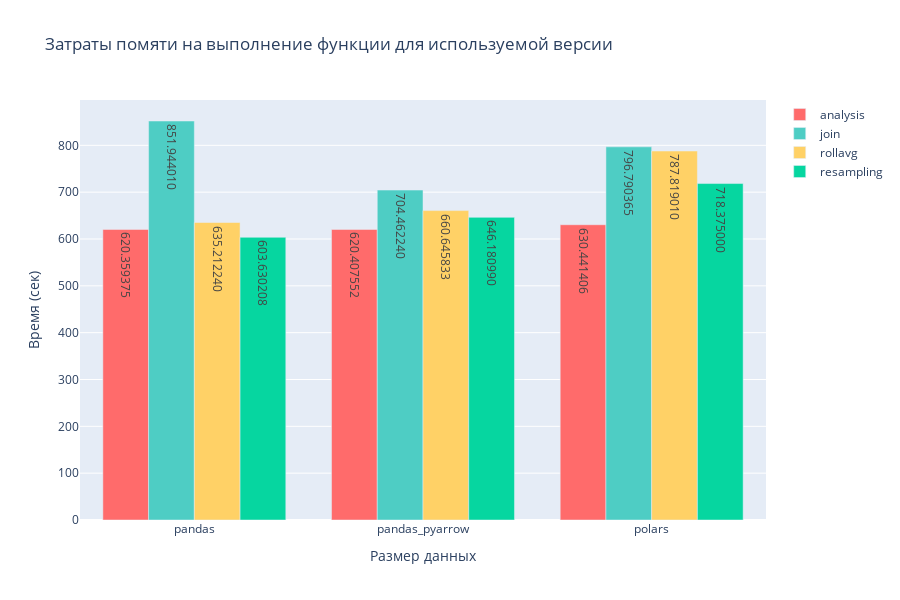

Notebook code for this chart:
### Code cell
# Создаем график памяти на выполнение
fig_time = go.Figure()

# Цвета для функций
colors = {
    'analysis': '#FF6B6B',
    'join': '#4ECDC4',
    'rollavg': '#FFD166',
    'resampling': '#06D6A0',
}

# Добавляем trace для каждой функции
for func in benchmark_pandas_pyarrow_polars_df['operation'].unique():
    func_data = benchmark_pandas_pyarrow_polars_df[benchmark_pandas_pyarrow_polars_df['operation'] == func]
    fig_time.add_trace(go.Bar(
        name=func,
        x=func_data['version'],
        y=func_data['avg_memory'],
        marker_color=colors.get(func, 'gray'),
        text=[f'{t:.6f}' for t in func_data['avg_memory']],
        textposition='auto',
    ))

fig_time.update_layout(
    title='Затраты помяти на выполнение функции для используемой версии',
    xaxis_title='Размер данных',
    yaxis_title='Время (сек)',
    barmode='group',
    height=600,
    showlegend=True
)

fig_time.show()

### Figure 1 — Plotly figure (JSON) as saved in the notebook; plotly's stock layout.template omitted (floating-point values rounded to 4 significant figures)
{"data": [{"marker": {"color": "#FF6B6B"}, "name": "analysis", "text": ["620.359375", "620.407552", "630.441406"], "textposition": "auto", "type": "bar", "x": ["pandas", "pandas_pyarrow", "polars"], "y": [620.4, 620.4, 630.4]}, {"marker": {"color": "#4ECDC4"}, "name": "join", "text": ["851.944010", "704.462240", "796.790365"], "textposition": "auto", "type": "bar", "x": ["pandas", "pandas_pyarrow", "polars"], "y": [851.9, 704.5, 796.8]}, {"marker": {"color": "#FFD166"}, "name": "rollavg", "text": ["635.212240", "660.645833", "787.819010"], "textposition": "auto", "type": "bar", "x": ["pandas", "pandas_pyarrow", "polars"], "y": [635.2, 660.6, 787.8]}, {"marker": {"color": "#06D6A0"}, "name": "resampling", "text": ["603.630208", "646.180990", "718.375000"], "textposition": "auto", "type": "bar", "x": ["pandas", "pandas_pyarrow", "polars"], "y": [603.6, 646.2, 718.4]}], "layout": {"barmode": "group", "height": 600, "showlegend": true, "title": {"text": "Затраты помяти на выполнение функции для используемой версии"}, "xaxis": {"title": {"text": "Размер данных"}}, "yaxis": {"title": {"text": "Время (сек)"}}}}
